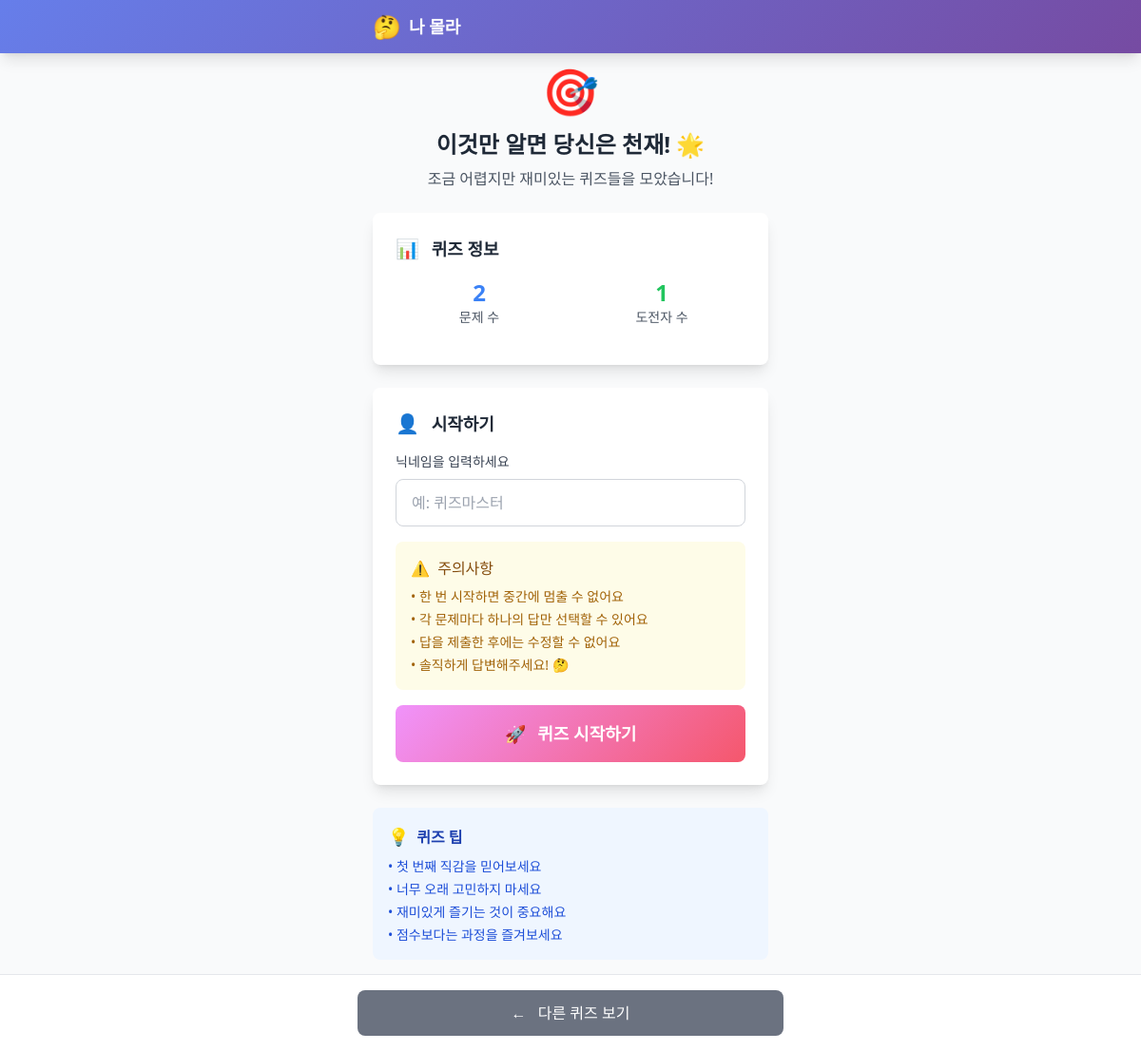
/quiz/3/, run on the app's committed database.
### quiz/models.py (models this page shows, shortened)
class Quiz(models.Model):
    title = models.CharField(max_length=200, verbose_name="퀴즈 제목")
    description = models.TextField(blank=True, verbose_name="설명")
    is_active = models.BooleanField(default=True, verbose_name="활성화")
    created_at = models.DateTimeField(auto_now_add=True)
    updated_at = models.DateTimeField(auto_now=True)
    class Meta:
        verbose_name = "퀴즈"
        verbose_name_plural = "퀴즈 목록"

class QuizStats(models.Model):
    quiz = models.OneToOneField(Quiz, on_delete=models.CASCADE, related_name='stats')
    total_attempts = models.IntegerField(default=0, verbose_name="총 시도 횟수")
    total_completions = models.IntegerField(default=0, verbose_name="총 완료 횟수")
    average_score = models.FloatField(default=0.0, verbose_name="평균 점수")
    highest_score = models.IntegerField(default=0, verbose_name="최고 점수")
    updated_at = models.DateTimeField(auto_now=True)
    class Meta:
        verbose_name = "퀴즈 통계"
        verbose_name_plural = "퀴즈 통계 목록"

### quiz/views.py (the view)
# urls.py: path('quiz/<int:quiz_id>/', views.quiz_detail, name='quiz_detail'),
def quiz_detail(request, quiz_id):
    quiz = get_object_or_404(Quiz, id=quiz_id, is_active=True)
    question_count = quiz.questions.filter(is_active=True).count()
    stats, created = QuizStats.objects.get_or_create(quiz=quiz)
    context = {
        'quiz': quiz,
        'question_count': question_count,
        'stats': stats,
    }
    return render(request, 'quiz/quiz_detail.html', context)

### quiz/templates/quiz/quiz_detail.html (shortened to what this page needs)
{% extends 'quiz/base.html' %}
{% block content %}
<div class="p-4">
    <div class="text-center mb-6 animate-fade-in">
        <div class="mb-4">
            <span class="text-5xl">🎯</span>
        </div>
        <h1 class="text-2xl font-bold text-gray-800 mb-2">{{ quiz.title }}</h1>
        {% if quiz.description %}
        <p class="text-gray-600">{{ quiz.description }}</p>
        {% endif %}
    </div>
    <div class="bg-white rounded-lg shadow-lg p-6 mb-6 animate-fade-in">
        <h2 class="text-lg font-semibold text-gray-800 mb-4">
            <span class="text-xl mr-2">📊</span>
            퀴즈 정보
        </h2>
        <div class="grid grid-cols-2 gap-4 mb-4">
            <div class="text-center">
                <div class="text-2xl font-bold text-blue-500">{{ question_count }}</div>
                <div class="text-sm text-gray-600">문제 수</div>
            </div>
            <div class="text-center">
                <div class="text-2xl font-bold text-green-500">{{ stats.total_attempts }}</div>
                <div class="text-sm text-gray-600">도전자 수</div>
            </div>
        </div>
    </div>
    <div class="bg-white rounded-lg shadow-lg p-6 animate-fade-in">
        <h2 class="text-lg font-semibold text-gray-800 mb-4">
            <span class="text-xl mr-2">👤</span>
            시작하기
        </h2>
        <form method="post" action="{% url 'quiz:start_quiz' quiz.id %}">
            <div class="mb-4">
                <label for="nickname" class="block text-sm font-medium text-gray-700 mb-2">
                    닉네임을 입력하세요
                </label>
                <input type="text"
                       id="nickname"
                       name="nickname"
                       maxlength="50"
                       placeholder="예: 퀴즈마스터"
                       class="w-full px-4 py-3 border border-gray-300 rounded-lg focus:ring-2 focus:ring-primary-500 focus:border-transparent transition-all"
                       required>
            </div>
            <div class="mb-4 p-4 bg-yellow-50 rounded-lg">
                <h3 class="font-medium text-yellow-800 mb-2">
                    <span class="mr-1">⚠️</span>
                    주의사항
                </h3>
                <ul class="text-sm text-yellow-700 space-y-1">
                    <li>• 한 번 시작하면 중간에 멈출 수 없어요</li>
                    <li>• 각 문제마다 하나의 답만 선택할 수 있어요</li>
                    <li>• 답을 제출한 후에는 수정할 수 없어요</li>
                    <li>• 솔직하게 답변해주세요! 🤔</li>
                </ul>
            </div>
            <button type="submit"
                    class="w-full gradient-quiz text-white py-4 px-6 rounded-lg font-semibold text-lg hover:opacity-90 transition-all touch-feedback">
                <span class="mr-2">🚀</span>
                퀴즈 시작하기
            </button>
        </form>
    </div>
    <div class="mt-6 bg-blue-50 rounded-lg p-4">
        <h3 class="font-semibold text-blue-800 mb-2">
            <span class="text-lg mr-1">💡</span>
            퀴즈 팁
        </h3>
        <ul class="text-sm text-blue-700 space-y-1">
            <li>• 첫 번째 직감을 믿어보세요</li>
            <li>• 너무 오래 고민하지 마세요</li>
            <li>• 재미있게 즐기는 것이 중요해요</li>
            <li>• 점수보다는 과정을 즐겨보세요</li>
        </ul>
    </div>
</div>
{% endblock %}
{% block bottom_actions %}
<a href="{% url 'quiz:home' %}"
   class="w-full bg-gray-500 text-white py-3 px-4 rounded-lg text-center font-medium hover:bg-gray-600 transition-colors touch-feedback block">
    <span class="mr-2">←</span>
    다른 퀴즈 보기
</a>
{% endblock %}

### quiz/templates/quiz/base.html (style rules this page uses)
body { -webkit-touch-callout: none; -webkit-user-select: none; -webkit-tap-highlight-color: transparent; overscroll-behavior: none; }
html { scroll-behavior: smooth; }
.touch-feedback { transition: all 0.15s ease; }
.gradient-quiz { background: linear-gradient(135deg, #f093fb 0%, #f5576c 100%); }

### data on the page
Quiz: title "이것만 알면 당신은 천재! 🌟", description "조금 어렵지만 재미있는 퀴즈들을 모았습니다!"
QuizStats: total_attempts "1"

### other printed values
{{ question_count }} "2"
